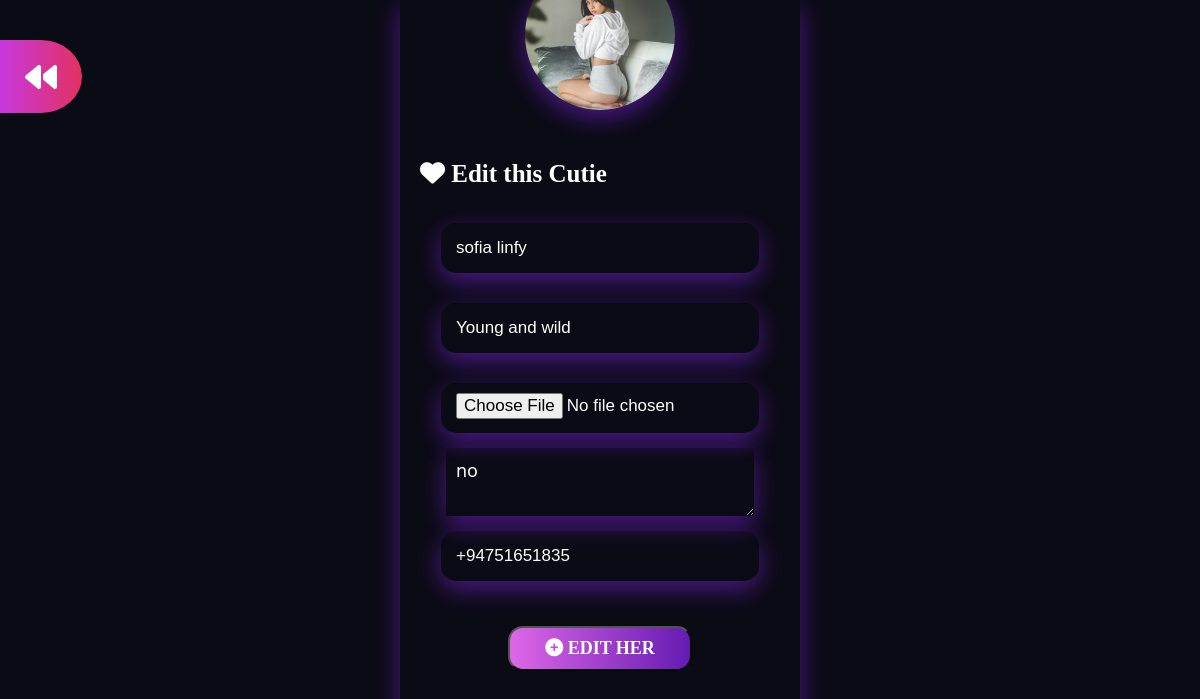
The app's page /edit/8/ (signed in) with its own data.
### advertiser/models.py (models this page shows, shortened)
class Girl(models.Model):
    user = models.ForeignKey(User, on_delete=models.CASCADE, null=True)
    username = models.CharField(max_length=20, unique=True)
    photo = models.ImageField(upload_to='girls/', null=True)
    title = models.CharField(max_length=100)
    description = models.TextField(max_length=700, null=True)
    phone = models.CharField(max_length=15)
    date = models.DateField(auto_now_add=True)

### advertiser/views.py (the view)
# urls.py: path('edit/<int:pk>/',views.editView, name='edit'),
@login_required(login_url='login')
def editView(request, pk):
    girl = get_object_or_404(Girl, pk=pk)
    if girl.user == request.user:
        if request.method == 'POST':
            form = GirlCreateForm(request.POST, request.FILES, instance=girl)
            if form.is_valid():
                form.save()
                return redirect('view', pk=pk)
        else:
            form = GirlCreateForm(instance=girl)
    else:
        raise Http404
    context = {
        'form': form,
    }
    return render(request, 'edit.html', context)

### advertiser/forms.py
class GirlCreateForm(forms.ModelForm):
    class Meta:
        model = Girl
        fields = '__all__'
        exclude = ['user']

### templates/edit.html (shortened to what this page needs)
<!DOCTYPE html>
<html lang="en">
<head>
    {% load static %}
    <link rel="stylesheet" href="{% static 'css/style.css' %}">
    <link rel="stylesheet" href="https://cdnjs.cloudflare.com/ajax/libs/font-awesome/6.4.2/css/all.min.css"
 />
</head>
<body>
    <h1 class="goback"><a href="{% url 'index' %}"><i class="fa fa-backward" aria-hidden="true"></i></a></h1>
    <div class="container log">
    <div class="logbox">
        <img src="{{form.photo.value.url}}" class="smallimg">
        <h1><i class="fa fa-heart" aria-hidden="true"> </i> Edit this Cutie</h1>
        <form method="post" enctype="multipart/form-data">
            <input type="text" name="{{form.username.name}}" placeholder="username" value="{{form.username.value}}">
            <input type="text" name="{{form.title.name}}" placeholder="Enter a title" value="{{form.title.value}}">
            <input type="file" name="{{form.photo.name}}" value="{{form.photo.value}}">
            <textarea name="{{form.description.name}}" placeholder="Enter a description">{{form.description.value}}</textarea>
            <input type="text" name="{{form.phone.name}}" placeholder="phone number" value="{{form.phone.value}}">
            <button type="submit" class="btn green"><i class="fa fa-plus-circle" aria-hidden="true"></i> EDIT HER</button>
        </form>
    </div>
    </div>
</body>
</html>

### static/css/style.css (style rules this page uses)
* { margin: 0; padding: 0; font-family:system-ui, -apple-system, BlinkMacSystemFont, 'Segoe UI', Roboto, Oxygen, Ubuntu, Cantarell, 'Open Sans', 'Helvetica Neue', sans-serif; }
body { background-color: rgb(11, 11, 21); }
.container { min-height: 70vh; height: auto; width: 100%; display: flex; align-items: center; justify-content: space-around; flex-wrap: wrap; }
.logbox { box-shadow: rgba(141, 41, 248, 0.491) 0px 8px 24px; width: 30%; min-height: 60vh; padding: 20px; display: flex; color: #fff; flex-direction: column; align-items: center; font-family: cursive; }
.logbox img { width: 200px; height: 200px; box-shadow: rgba(141, 41, 248, 0.491) 0px 8px 24px; border-radius: 50%; margin: 30px; margin-top: -60px; }
.log { min-height: 90vh; }
.logbox form { display: flex; width: 100%; flex-direction: column; align-items: center; }
.logbox h1 { margin: 20px; font-family: cursive; }
.logbox form input { width: 80%; height: 30px; border: none; border-color: transparent; padding: 10px 15px; margin: 15px; background-color: transparent; font-family: sans-serif; font-size: 17px; border-radius: 15px; color: #fff; box-shadow: rgba(141, 41, 248, 0.491) 0px 8px 24px; }
.logbox form button { padding: 10px 35px; background: linear-gradient(to right, rgb(223, 102, 232), rgb(100, 27, 178)); color: #fff; font-family: cursive; font-weight: bold; transition: 0.2s; border-radius: 15px; margin: 30px; font-size: 18px; }
.logbox .smallimg { width: 150px; height: 150px; }
.logbox textarea { width: 80%; padding: 10px; background-color: transparent; box-shadow: rgba(141, 41, 248, 0.491) 0px 8px 24px; font-size: 18px; color: #fff; outline: none; border: none; }
.green { background: linear-gradient(to left, rgb(226, 49, 96), rgb(200, 56, 222)); }
.goback { padding: 15px 25px; background: linear-gradient(to left, rgb(226, 49, 96), rgb(200, 56, 222)); color: #fff; position: fixed; top: 5%; border-radius: 50%; border-top-left-radius: 0; border-bottom-left-radius:0 ; }
.goback a { text-decoration: none; color: #fff; }
@media (max-height:800px) { .logbox img { width: 150px; height: 150px; } }
@media (max-height:800px) { .logbox h1 { font-size: 25px; width: 100%; } }

### records on screen
Girl: username "sofia linfy", title "Young and wild", description "no", phone "+94751651835"
